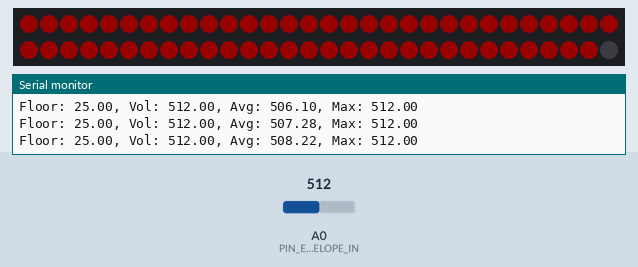
This sketch was run on a simulated Arduino Uno, built with avr-gcc and run on an emulated ATmega328P. Parts: 60 RGB LEDs in strip order, left to right, continuing on the next row, the last lines printed to the serial monitor. The inputs (shaded band) are chosen by the test bench; at power-on: A0 (PIN_ENVELOPE_IN) = 512. Dim RGB values are drawn brighter than linear.

Above: at 1.2 s.
1.3 s: A0 (PIN_ENVELOPE_IN) set to 122
At 1.8 s:
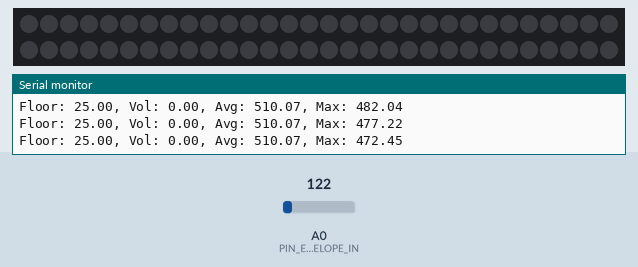
2.8 s: A0 (PIN_ENVELOPE_IN) set to 306
At 3.6 s:
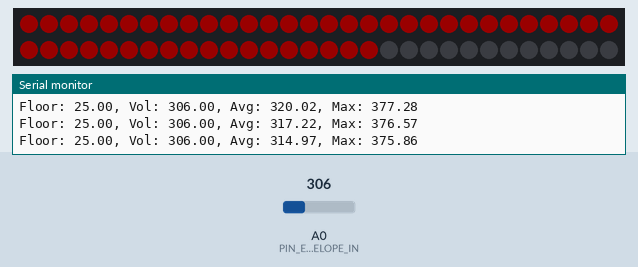
Timing chart, 0 to 5.8 s (numbered marks = the images above; inputs shaded):
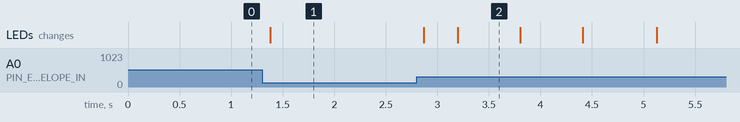

Measured:
- after the input at 1.3 s, the LEDs: change after 0.08 s (image 1)
- after the input at 2.8 s, the LEDs: first change after 0.07 s (image 2 shows a later state)

The sketch:

wizards_in_winter.ino
```cpp
#include <Adafruit_NeoPixel.h>  //Library to simplify interacting with the LED strand
#ifdef __AVR__
#include <avr/power.h>   //Includes the library for power reduction registers if your chip supports them.
#endif

#define PIN_GATE_IN          2
#define PIN_ENVELOPE_IN     A0
#define PIN_KNOB_IN         A1

#define PIN_NEO_OUT          A5
#define NEO_LENGTH          60

#define INITIAL_NOISE_FLOOR 25
#define MAX_BRIGHTNESS      25

Adafruit_NeoPixel _strip = Adafruit_NeoPixel(NEO_LENGTH, PIN_NEO_OUT, NEO_GRB + NEO_KHZ800);

const uint32_t RED = _strip.Color(MAX_BRIGHTNESS, 0, 0);
const uint32_t GREEN = _strip.Color(0, MAX_BRIGHTNESS, 0);
const uint32_t BLUE = _strip.Color(0, 0, MAX_BRIGHTNESS);
const uint32_t YELLOW = _strip.Color(MAX_BRIGHTNESS, MAX_BRIGHTNESS, 0);
const uint32_t MAGENTA = _strip.Color(MAX_BRIGHTNESS, 0, MAX_BRIGHTNESS);
const uint32_t CYAN = _strip.Color(0, MAX_BRIGHTNESS, MAX_BRIGHTNESS);
const uint32_t WHITE = _strip.Color(MAX_BRIGHTNESS, MAX_BRIGHTNESS, MAX_BRIGHTNESS);
const uint32_t OFF = _strip.Color(0, 0, 0);

void setup()
{
    Serial.begin(9600);

    pinMode(PIN_GATE_IN, INPUT);
    pinMode(PIN_NEO_OUT, OUTPUT);

    Serial.println("Initialized");

    _strip.begin();
    _strip.show();
}

float _volume = 0;
float _noiseFloor = INITIAL_NOISE_FLOOR;
float _avgVolume = 0;
float _maxVolume = INITIAL_NOISE_FLOOR;


void ProcessVolume()
{
    //float knob = analogRead(PIN_KNOB_IN);
    _noiseFloor = INITIAL_NOISE_FLOOR; //knob / 1023.0 * 255;

    _volume = analogRead(PIN_ENVELOPE_IN);

    // clip volume to zero if it's sufficiently quiet
    if (_volume < _avgVolume / 2 || _volume < _noiseFloor)
    {
        _volume = 0;
    }
    // if we have a legit volume, calculate the rolling average
    else
    {
        _avgVolume = (_avgVolume * 4.0 + _volume) / 5.0;
    }

    _maxVolume = (max(_maxVolume, _volume) * 99.0 + _volume) / 100.0;

    Serial.println("Floor: " + String(_noiseFloor) + ", Vol: " + String(_volume) + ", Avg: " + String(_avgVolume) + ", Max: " + String(_maxVolume));
}

void loop()
{
    ProcessVolume();

    VisualizeMagnitude();
}

void VisualizeMagnitude()
{
    int maxPixel = _volume / (_maxVolume + 1) * NEO_LENGTH;

    for (int i = 0; i < maxPixel; i++)
    {
        _strip.setPixelColor(i, RED);
    }

    for (int i = maxPixel; i < NEO_LENGTH; i++)
    {
        _strip.setPixelColor(i, OFF);
    }
    _strip.show();
}
```
